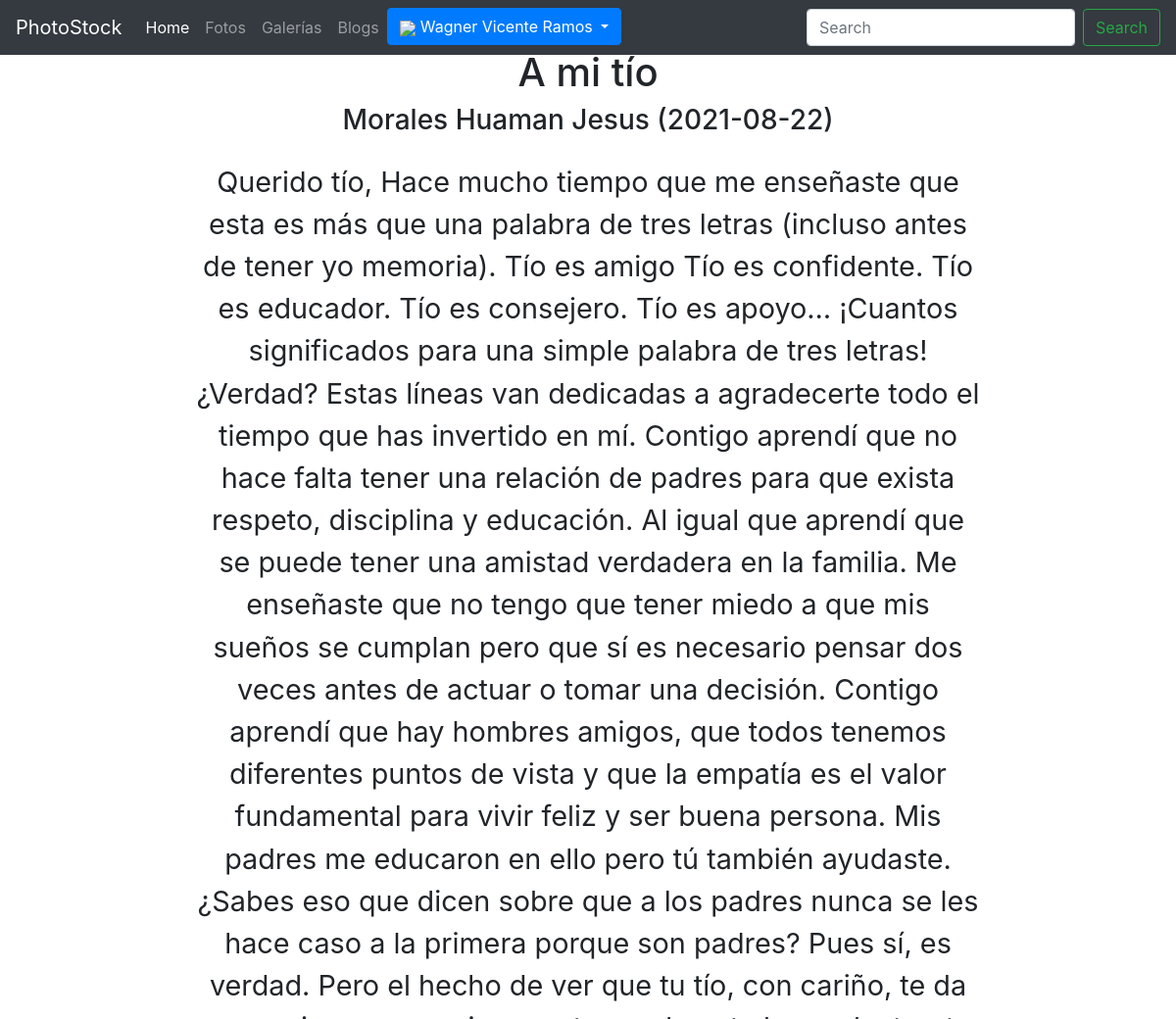
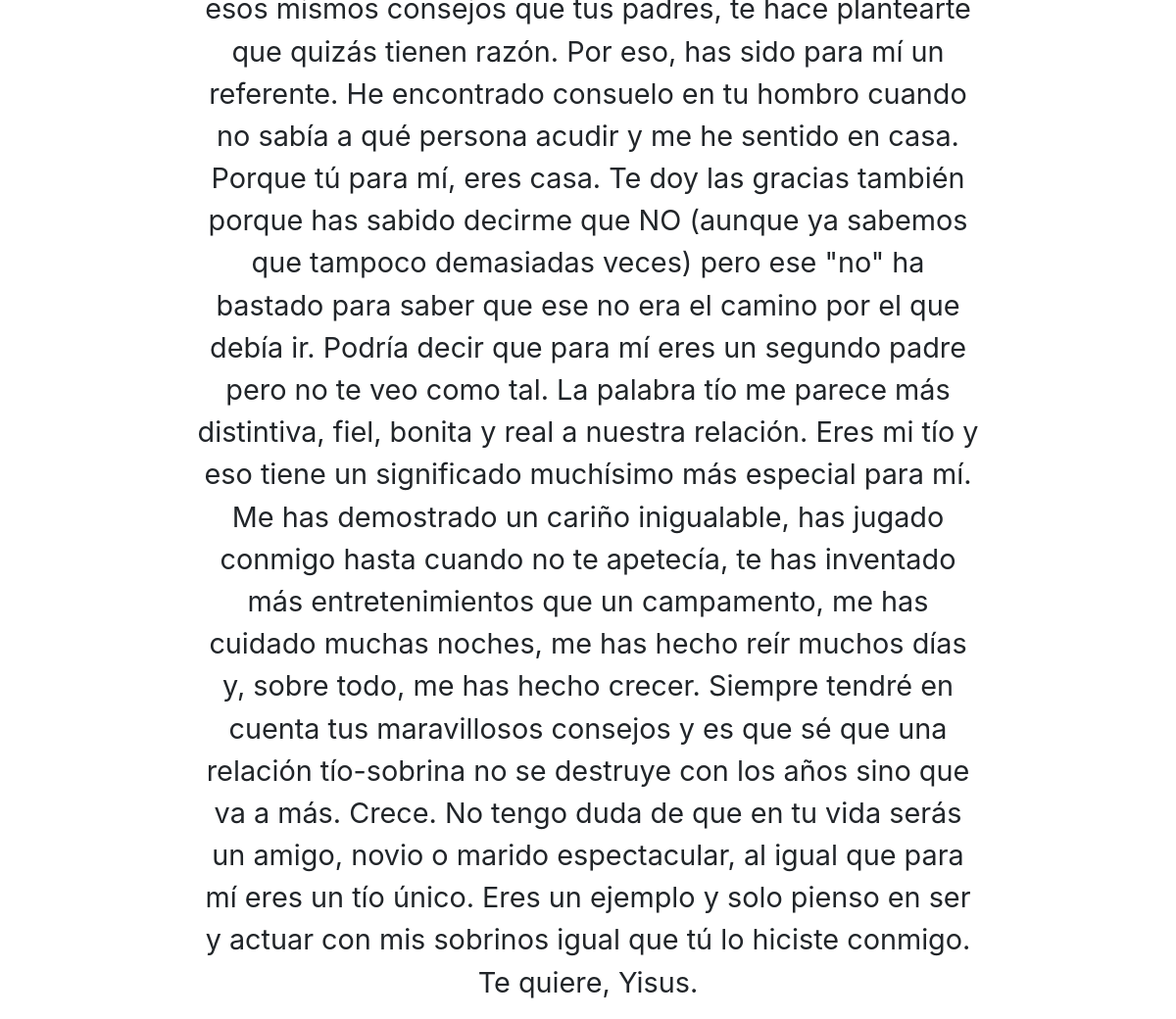
The page /blog.php?id_blog=37 (signed in) on the database its author committed (2 pictures, top to bottom).
### tables this page shows
CREATE TABLE blogs(
    id_blog BIGINT PRIMARY KEY AUTO_INCREMENT,
    id_usuario BIGINT NOT NULL,
    fecha_blog DATE NOT NULL DEFAULT CURRENT_DATE,
    nombre_blog VARCHAR(50) NOT NULL,
    contenido TEXT NOT NULL,
    id_foto BIGINT NULL,
    FOREIGN KEY (id_usuario) REFERENCES usuarios(id_usuario),
    FOREIGN KEY (id_foto) REFERENCES fotos(id_foto)
    );

CREATE TABLE usuarios(
    id_usuario BIGINT PRIMARY KEY AUTO_INCREMENT,
    username VARCHAR(50) UNIQUE NOT NULL,
    password VARCHAR(250) NOT NULL,
    nombres VARCHAR(100) NOT NULL,
    apellidos VARCHAR(100)NOT NULL,
    nacimiento DATE NOT NULL,
    direccion TEXT NOT NULL,
    sobre_mi TEXT NULL,
    foto TEXT NULL,
    administrador int default 0
    );

### controladores/obtener_blog.php (called while the page is built, shortened)
<?php
if (isset($_GET["id_blog"])){
    $id_blog = $_GET["id_blog"];
    $sql = "CALL obtener_blog($id_blog);";
    include_once "conexion.php";
    $result = mysqli_query($conexion, $sql);
    if (mysqli_num_rows($result) > 0) {
        while($row = mysqli_fetch_assoc($result)) {
            $titulo = $row['nombre_blog'];
            $apellidos = $row['apellidos'];
            $nombres = $row['nombres'];
            $contenido = $row['contenido'];
            $autor = "$apellidos $nombres";
            $fecha = $row['fecha_blog'];
            ?>
        <?php }
        }else echo "No se han encontrado resultados";
}else{?>
    <h1>Parece que te has perdido </h1>
    <h1><a href="index.php">Volver al home </a></h1>
<?php
die();
}
?>

### blog.php (the view, shortened to what this page needs)
<!DOCTYPE html>
<html lang="en">
<head>
    <link rel="stylesheet" href="assets/css/blog.css">
</head>
<body>
    <div class="custom-main">
    <?php
    include "templates/header.php";
    include "controladores/obtener_blog.php";
    ?>
    <h1 class="titulo"><?php echo $titulo; ?></h1>
    <h3 class="autor"><?php echo "$autor ($fecha)"; ?></h3>
    <p class="contenido">
        <?php echo $contenido; ?>
    </p>
    </div>
</body>
</html>

### assets/css/blog.css (style rules this page uses)
.custom-main, p { text-align: center; align-items: center; margin: 0 auto; }
h1 { color : black; font-size: 5rem; }
h3 { font-family:sans-serif; }
p { padding-top: 1rem; font-size: 1.8rem; max-width:800px; }

### assets/css/main.css (style rules this page uses)
.custom-main { padding-top:50px }

### rows shown on the page
blogs: nombre_blog "A mi tío", id_usuario.nombres "Morales Huaman Jesus", fecha_blog "2021-08-22", contenido "Querido tío, Hace mucho tiempo que me enseñaste que esta es más que una palabra de tres letras (incluso antes de tener yo memoria). Tío es amigo Tío es confidente. Tío es educador. Tío es consejero. Tío es apoyo… ¡Cuantos significados para una simple palabra de tres letras! ¿Verdad? Estas líneas van dedicadas a agradecerte todo el tiempo que has invertido en mí. Contigo aprendí que no hace falta tener una relación de padres para que exista respeto, disciplina y educación. Al igual que aprendí que se puede tener una amistad verdadera en la familia. Me enseñaste que no tengo que tener miedo a que mis sueños se cumplan pero que sí es necesario pensar dos veces antes de actuar o tomar una…"

### other values the page prints
$_SESSION ['nombres'] "Wagner"
$_SESSION['apellidos'] "Vicente Ramos"
